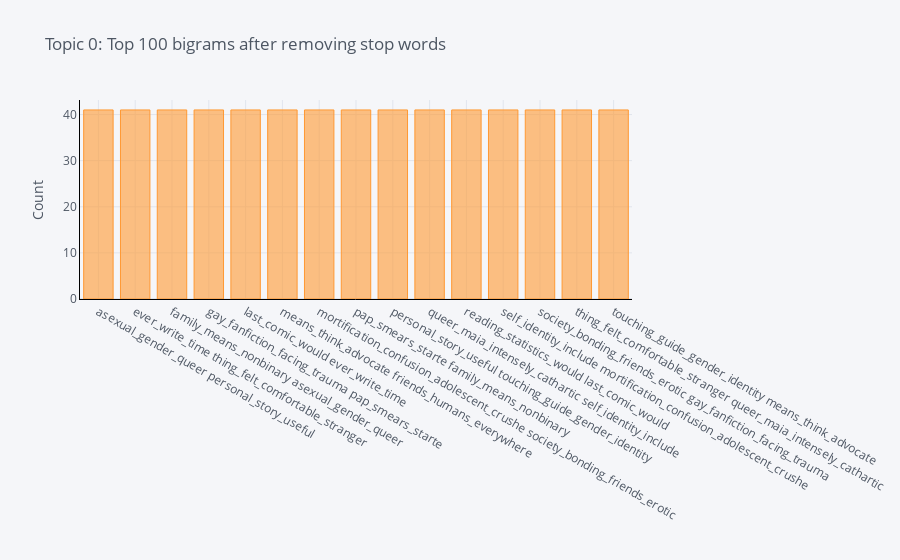

This figure's notebook cell:
### Markdown cell above
### Top 100 Bigrams on Entire Corpus

### Code cell
plot_model(nmf, plot = 'bigram')

### Figure 1 — Plotly figure (JSON) as saved in the notebook; plotly's stock layout.template omitted (floating-point values rounded to 4 significant figures)
{"data": [{"marker": {"color": "rgba(255, 153, 51, 0.6)", "line": {"color": "rgba(255, 153, 51, 1.0)", "width": 1}}, "name": "count", "orientation": "v", "text": "", "type": "bar", "x": ["asexual_gender_queer personal_story_useful", "ever_write_time thing_felt_comfortable_stranger", "family_means_nonbinary asexual_gender_queer", "gay_fanfiction_facing_trauma pap_smears_starte", "last_comic_would ever_write_time", "means_think_advocate friends_humans_everywhere", "mortification_confusion_adolescent_crushe society_bonding_friends_erotic", "pap_smears_starte family_means_nonbinary", "personal_story_useful touching_guide_gender_identity", "queer_maia_intensely_cathartic self_identity_include", "reading_statistics_would last_comic_would", "self_identity_include mortification_confusion_adolescent_crushe", "society_bonding_friends_erotic gay_fanfiction_facing_trauma", "thing_felt_comfortable_stranger queer_maia_intensely_cathartic", "touching_guide_gender_identity means_think_advocate"], "y": [41, 41, 41, 41, 41, 41, 41, 41, 41, 41, 41, 41, 41, 41, 41]}], "layout": {"legend": {"bgcolor": "#F5F6F9", "font": {"color": "#4D5663"}}, "paper_bgcolor": "#F5F6F9", "plot_bgcolor": "#F5F6F9", "title": {"font": {"color": "#4D5663"}, "text": "Topic 0: Top 100 bigrams after removing stop words"}, "xaxis": {"gridcolor": "#E1E5ED", "linecolor": "black", "showgrid": true, "tickfont": {"color": "#4D5663"}, "title": {"font": {"color": "#4D5663"}, "text": ""}, "zerolinecolor": "#E1E5ED"}, "yaxis": {"gridcolor": "#E1E5ED", "linecolor": "black", "showgrid": true, "tickfont": {"color": "#4D5663"}, "title": {"font": {"color": "#4D5663"}, "text": "Count"}, "zerolinecolor": "#E1E5ED"}}}
